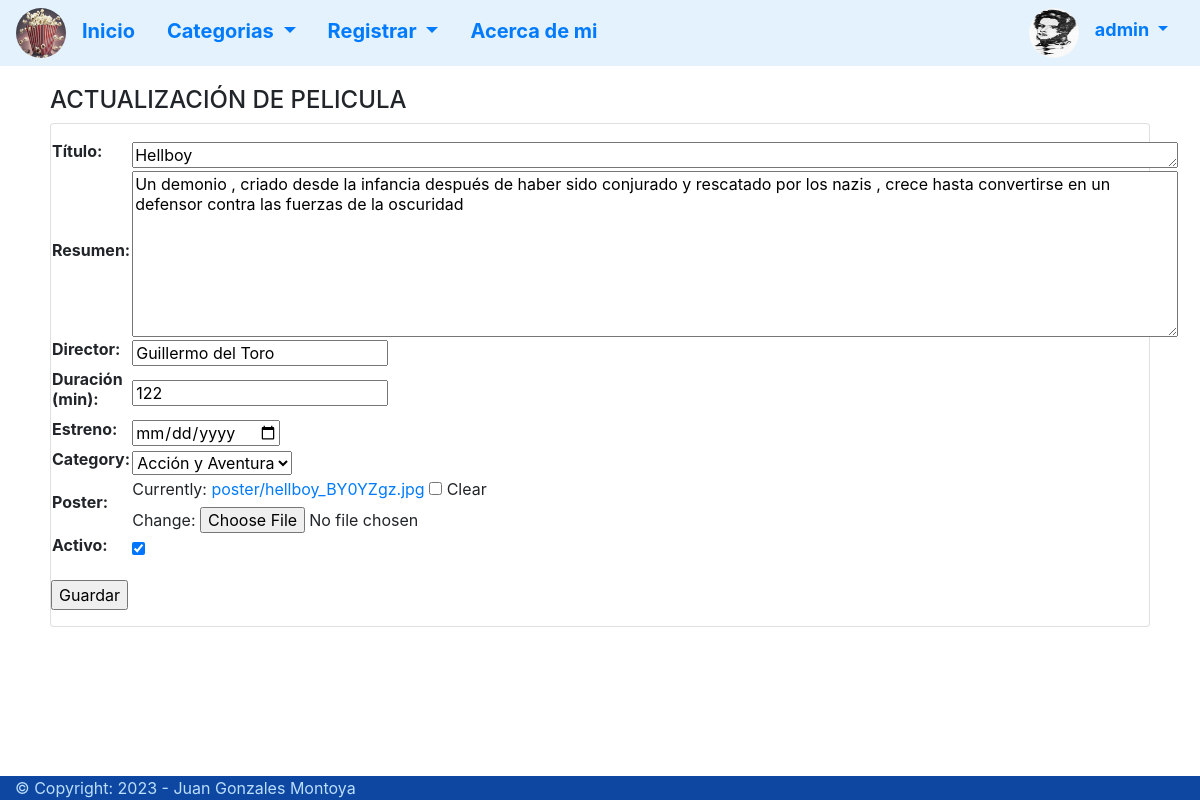
/Movies/updateMovie/4/ (signed in), run on an earlier commit of the app's database.
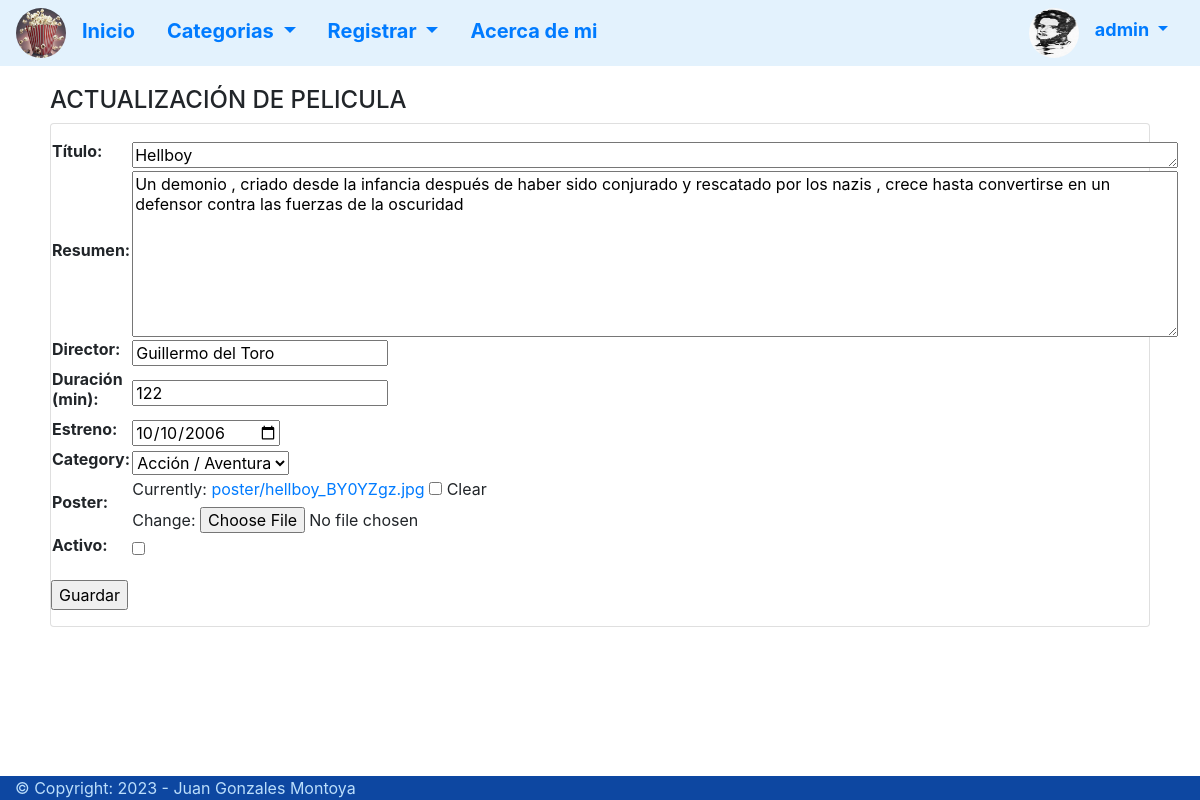
And on a later commit of the database.
### Movies/models.py (models this page shows, shortened)
class movie(models.Model):
    title       = models.CharField(max_length=100,null=False, blank=False)
    summary     = models.TextField(max_length=1000,null=False, blank=False)
    release_date= models.DateField(null=True, blank=True)
    director    = models.CharField(max_length=100,null=True, blank=True)
    poster      = models.ImageField(upload_to='poster', null=True, blank=True)
    duration    = models.IntegerField(null=True, blank=True)
    category    = models.ForeignKey(category, on_delete=models.CASCADE, related_name='category',null=False, blank=False)
    active      = models.BooleanField(default=True)
    score       = models.FloatField(null=True, blank=True)

### Movies/views.py (the view, shortened to what this page needs)
# urls.py: path("updateMovie/<int:id>/",updateMovie),
def updateMovie(request, id):
    categories_active = category.objects.filter(active = True)
    movie_review = movie.objects.get(id=id)
    if request.method == 'GET':
        context = {
            'categories':categories_active,
            'movie': movie_review,
            'form': MovieForm(instance=movie_review)
        }
        return render(request,'Movies/update_movie.html',context=context)

### Movies/forms.py
class MovieForm(forms.ModelForm):
    category = forms.ModelChoiceField(queryset=category.objects.filter(active=True))
    class Meta:
        model = movie
        fields = ('title','summary','director','duration','release_date','category','poster','active')
        labels = {
            'title': 'Título',
            'summary': 'Resumen',
            'director': 'Director',
            'duration': 'Duración (min)',
            'release_date': 'Estreno',
            'category': 'Categoría',
            'poster': 'Poster',
            'active': 'Activo',
        }
        widgets = {
            'title': forms.Textarea(attrs={"rows":1,"cols":100}),
            'summary': forms.Textarea(attrs={"rows":8,"cols":100}),
            'release_date':forms.DateInput(attrs={'type': 'date'}),
        }

### Movies/models.py (called while the page is built)
    def __str__(self):
        return self.name

### Templates/Movies/update_movie.html (shortened to what this page needs)
{% extends 'menu.html'%}
{% block content %}
<h4>ACTUALIZACIÓN DE PELICULA</h4>
<div class="card">
    {% if form %}
        <form action="" method="POST" enctype="multipart/form-data">
            <table>
                {{form.as_table}}
            </table>
            <input type="submit" value="Guardar">
        </form>
    {% endif %}
</div>
{% endblock %}

What changed in the data, as far as the page shows it:
changed movie "Hellboy": release_date (not shown) → "10/10/2006"; category "Acción y Aventura" → "Acción / Aventura"; active "☑" → "☐"
